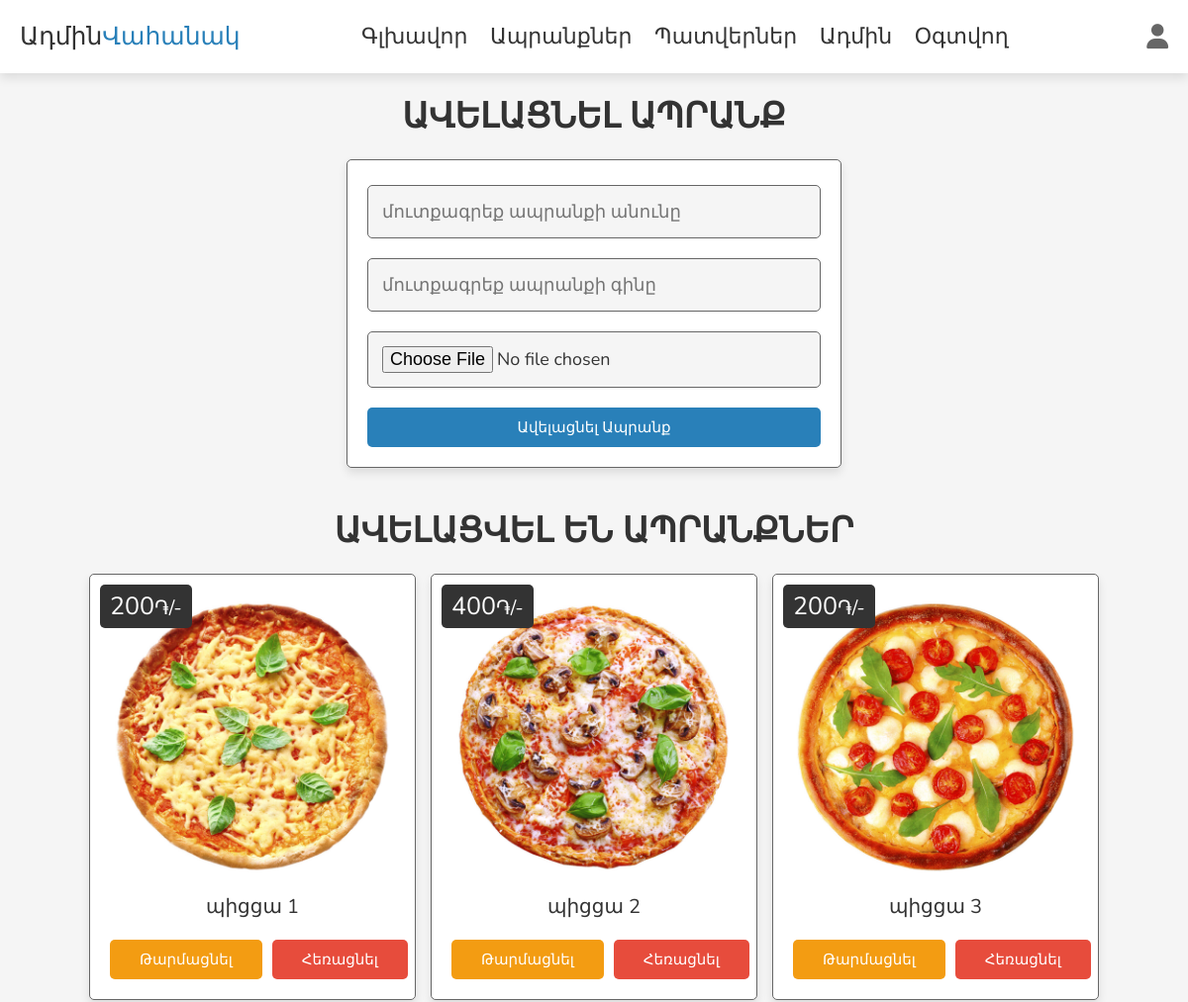
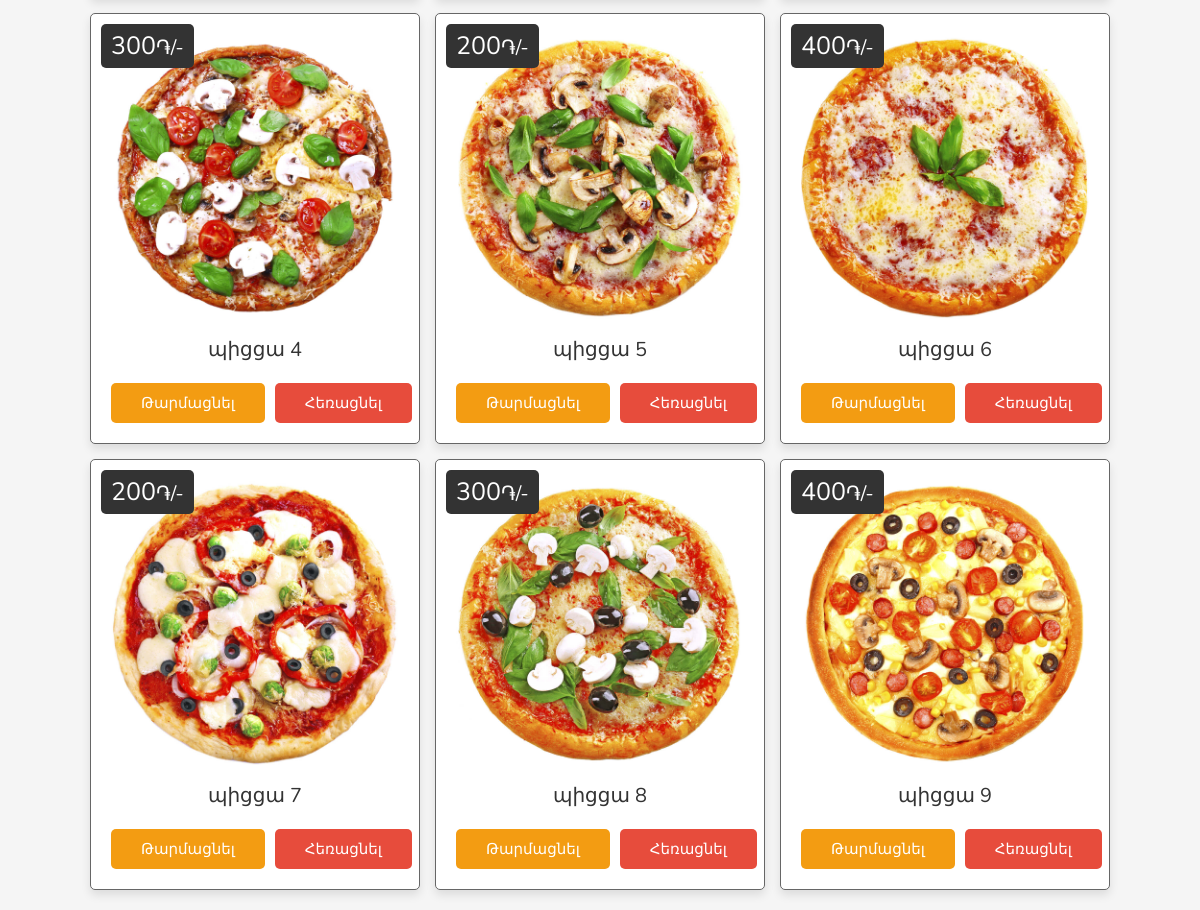
The page /admin_products.php (signed in) on the database its author committed (2 pictures, top to bottom).
### tables this page shows
CREATE TABLE `products` (
  `id` int(100) NOT NULL,
  `name` varchar(100) NOT NULL,
  `price` int(10) NOT NULL,
  `image` varchar(100) NOT NULL
);

### admin_products.php (the view, shortened to what this page needs)
<?php
include 'config.php';
?>
<!DOCTYPE html>
<html lang="en">
<head>
   <link rel="stylesheet" href="https://cdnjs.cloudflare.com/ajax/libs/font-awesome/6.1.1/css/all.min.css">
   <link rel="stylesheet" href="css/admin_style.css">
</head>
<body>
<?php include 'admin_header.php' ?>
<section class="add-products">
   <h1 class="heading">Ավելացնել ապրանք</h1>
   <form action="" method="post" enctype="multipart/form-data">
      <input type="text" class="box" required maxlength="100" placeholder="մուտքագրեք ապրանքի անունը" name="name">
      <input type="number" min="0" class="box" required max="9999999999" placeholder="մուտքագրեք ապրանքի գինը" onkeypress="if(this.value.length == 10) return false;" name="price">
      <input type="file" name="image" accept="image/jpg, image/jpeg, image/png" class="box" required>
      <input type="submit" value="Ավելացնել ապրանք" class="btn" name="add_product">
   </form>
</section>
<section class="show-products">
   <h1 class="heading">Ավելացվել են ապրանքներ</h1>
   <div class="box-container">
   <?php
      $select_products = $conn->prepare("SELECT * FROM `products`");
      $select_products->execute();
      if($select_products->rowCount() > 0){
         while($fetch_products = $select_products->fetch(PDO::FETCH_ASSOC)){
   ?>
   <div class="box">
      <div class="price"><span><?= $fetch_products['price']; ?></span>֏/-</div>
      <img src="uploaded_img/<?= $fetch_products['image']; ?>" alt="">
      <div class="name"><?= $fetch_products['name']; ?></div>
      <div class="flex-btn">
         <a href="admin_product_update.php?update=<?= $fetch_products['id']; ?>" class="option-btn">Թարմացնել</a>
         <a href="admin_products.php?delete=<?= $fetch_products['id']; ?>" class="delete-btn" onclick="return confirm('Հեռացնել այս ապրանքը?');">Հեռացնել</a>
      </div>
   </div>
   <?php
         }
      }else{
         echo '<p class="empty">Դեռ ոչ մի ապրանք չի ավելացվել!</p>';
      }
   ?>
   </div>
</section>
</body>
</html>

### admin_header.php (shortened to what this page needs)
<header class="header">
   <section class="flex">
      <a href="admin_page.php" class="logo">Ադմին<span>Վահանակ</span></a>
      <nav class="navbar">
         <a href="admin_page.php">Գլխավոր</a>
         <a href="admin_products.php">Ապրանքներ</a>
         <a href="admin_orders.php">Պատվերներ</a>
         <a href="admin_accounts.php">Ադմին</a>
         <a href="users_accounts.php">Օգտվող</a>
      </nav>
      <div class="icons">
         <div id="user-btn" class="fas fa-user"></div>
      </div>
   </section>
</header>

### css/admin_style.css (style rules this page uses)
:root { --main-color:#2980b9; --red:#e74c3c; --orange:#f39c12; --black:#333; --white:#fff; --light-bg:#f5f5f5; --light-color:#666; --border:.1rem solid var(--light-color); --box-shadow:0 .5rem 1rem rgba(0,0,0,.1); }
* { font-family: 'Nunito', sans-serif; margin:0; padding:0; box-sizing: border-box; outline: none; border:none; text-decoration: none; transition: .2s linear; }
html { font-size: 62.5%; overflow-x: hidden; scroll-behavior: smooth; scroll-padding-top: 7rem; }
body { background: var(--light-bg); }
section { padding:2rem; margin:0 auto; max-width: 1200px; }
.heading { text-align: center; margin-bottom: 2rem; font-size: 3.5rem; color:var(--black); text-transform: uppercase; }
.delete-btn, .option-btn, .btn { display: block; width: 100%; margin-top: 1rem; border-radius: .5rem; padding:1rem 3rem; font-size: 1.5rem; color:var(--white); cursor: pointer; text-transform: capitalize; text-align: center; }
.btn { background-color: var(--main-color); }
.delete-btn { background-color: var(--red); }
.option-btn { background-color: var(--orange); }
.flex-btn { display: flex; gap:1rem; }
.header { position:sticky; top:0; left:0; right:0; background-color: var(--white); box-shadow: var(--box-shadow); z-index: 1000; }
.header .flex { display: flex; align-items: center; justify-content: space-between; position: relative; }
.header .flex .logo { font-size: 2.5rem; color:var(--black); }
.header .flex .logo span { color: var(--main-color); }
.header .flex .navbar a { margin:0 1rem; font-size: 2.2rem; color:var(--black); }
.header .flex .icons div { font-size: 2.5rem; color:var(--light-color); cursor: pointer; margin-left: 1.7rem; }
.add-products form { max-width: 50rem; margin:0 auto; background-color: var(--white); border-radius: .5rem; box-shadow: var(--box-shadow); padding:2rem; border:var(--border); padding-top: 1.5rem; }
.add-products form .box { width: 100%; padding:1.4rem; font-size: 1.8rem; color:var(--black); border-radius: .5rem; border:var(--border); background-color: var(--light-bg); margin:1rem 0; }
.show-products .box-container { display: grid; grid-template-columns: repeat(auto-fit, 33rem); gap:1.5rem; align-items: flex-start; justify-content: center; }
.show-products .box-container .box { padding:2rem; text-align: center; border-radius: .5rem; border:var(--border); background-color: var(--white); box-shadow: var(--box-shadow); position: relative; }
.show-products .box-container .box img { width: 100%; }
.show-products .box-container .box .price { position: absolute; top:1rem; left:1rem; border-radius: .5rem; background-color: var(--black); color:var(--white); padding:.5rem 1rem; font-size: 2rem; }
.show-products .box-container .box .price span { font-size: 2.5rem; }
.show-products .box-container .box .name { margin:1rem 0; font-size: 2rem; color:var(--black); }

### rows shown on the page
products: price "200", image (picture), name "պիցցա 1"
products: price "400", image (picture), name "պիցցա 2"
products: price "200", image (picture), name "պիցցա 3"
products: price "300", image (picture), name "պիցցա 4"
products: price "200", image (picture), name "պիցցա 5"
products: price "400", image (picture), name "պիցցա 6"
products: price "200", image (picture), name "պիցցա 7"
products: price "300", image (picture), name "պիցցա 8"
products: price "400", image (picture), name "պիցցա 9"
